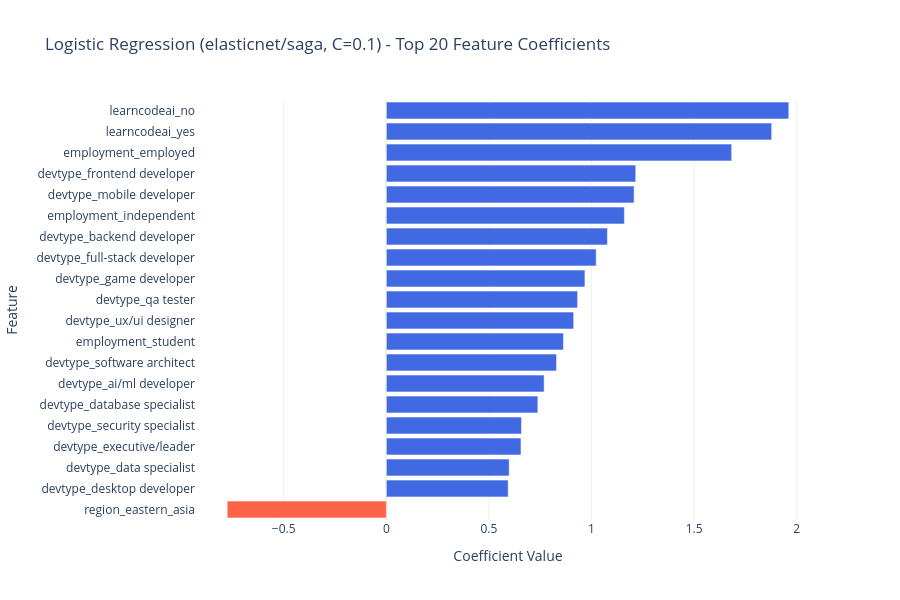

Source (notebook cell):
### Code cell
# Getting top variables with .coef
feature_names = X_clean.columns.tolist()
coefs = lr_best.coef_[0] 

coef_df = pd.DataFrame({
    'Feature': feature_names,
    'Coefficient': coefs
})
coef_df['Abs'] = coef_df['Coefficient'].abs()
coef_df = coef_df.sort_values('Abs', ascending=False).head(20)
coef_df = coef_df.sort_values('Coefficient')

colors = ['tomato' if c < 0 else 'royalblue' for c in coef_df['Coefficient']]

fig = go.Figure(go.Bar(
    x=coef_df['Coefficient'],
    y=coef_df['Feature'],
    orientation='h',
    marker_color=colors
))
fig.update_layout(
    title=f'Logistic Regression ({best_lr_label}, C={best_C}) - Top 20 Feature Coefficients',
    xaxis_title='Coefficient Value',
    yaxis_title='Feature',
    template='plotly_white',
    height=600
)
fig.show()

print("Top 20 features by absolute coefficient:")
print(f"{'Rank':<6} {'Feature':<40} {'Coefficient':>12}")
print("-" * 60)
for rank, (index, row) in enumerate(coef_df.sort_values('Abs', ascending=False).iterrows(), 1):
    print(f"{rank:<6} {row['Feature']:<40} {row['Coefficient']:>12.4f}")

### Figure 1 — Plotly figure (JSON) as saved in the notebook; plotly's stock layout.template omitted (floating-point values rounded to 4 significant figures)
{"data": [{"marker": {"color": ["tomato", "royalblue", "royalblue", "royalblue", "royalblue", "royalblue", "royalblue", "royalblue", "royalblue", "royalblue", "royalblue", "royalblue", "royalblue", "royalblue", "royalblue", "royalblue", "royalblue", "royalblue", "royalblue", "royalblue"]}, "orientation": "h", "type": "bar", "x": [-0.7756, 0.5938, 0.5987, 0.6561, 0.6587, 0.7384, 0.7691, 0.8294, 0.863, 0.913, 0.932, 0.9677, 1.023, 1.077, 1.16, 1.207, 1.215, 1.683, 1.878, 1.961], "y": ["region_eastern_asia", "devtype_desktop developer", "devtype_data specialist", "devtype_executive/leader", "devtype_security specialist", "devtype_database specialist", "devtype_ai/ml developer", "devtype_software architect", "employment_student", "devtype_ux/ui designer", "devtype_qa tester", "devtype_game developer", "devtype_full-stack developer", "devtype_backend developer", "employment_independent", "devtype_mobile developer", "devtype_frontend developer", "employment_employed", "learncodeai_yes", "learncodeai_no"]}], "layout": {"height": 600, "title": {"text": "Logistic Regression (elasticnet/saga, C=0.1) - Top 20 Feature Coefficients"}, "xaxis": {"title": {"text": "Coefficient Value"}}, "yaxis": {"title": {"text": "Feature"}}}}
